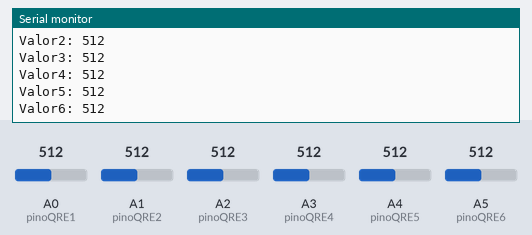
Simulated run of this sketch. Board: Arduino Mega 2560, built with avr-gcc and run on an emulated ATmega2560. Shown: the last lines printed to the serial monitor. Inputs (shaded band) come from the test bench; at power-on: A0 (pinoQRE1) = 512, A1 (pinoQRE2) = 512, A2 (pinoQRE3) = 512, A3 (pinoQRE4) = 512, A4 (pinoQRE5) = 512, A5 (pinoQRE6) = 512.

Above: at 1.8 s.
1.9 s: A0 (pinoQRE1) set to 716
3.4 s: A1 (pinoQRE2) set to 716
4.9 s: A2 (pinoQRE3) set to 716
6.4 s: A3 (pinoQRE4) set to 716
At 7.7 s:
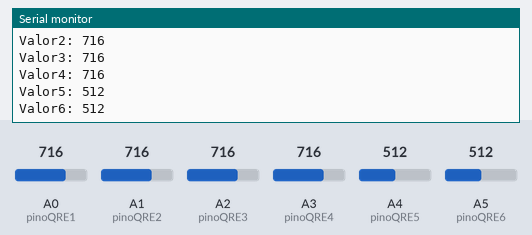
7.9 s: A4 (pinoQRE5) set to 716
At 8.9 s:
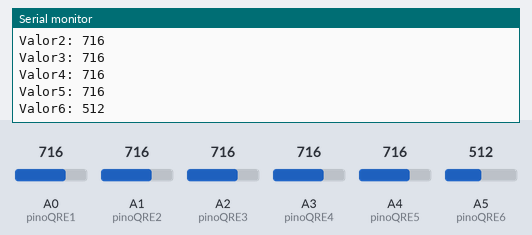
9.4 s: A5 (pinoQRE6) set to 716
At 11.1 s:
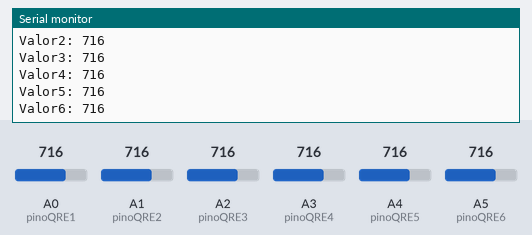
Timing chart, 0 to 11.9 s (numbered marks = the images above; inputs shaded):
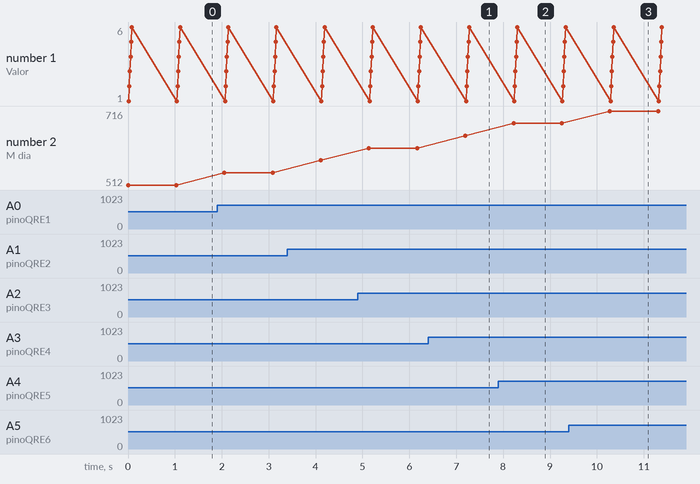

Measured:
- after the input at 6.4 s, the serial monitor: prints a new line after 0.80 s (image 1)
- after the input at 7.9 s, the serial monitor: prints a new line after 0.32 s (image 2)
- after the input at 9.4 s, the serial monitor: prints a new line after 0.88 s (image 3)
- plotted number 2: 512 → 546 after the input at 1.9 s, 546 → 580 after the input at 3.4 s, 580 → 614 after the input at 4.9 s, 614 → 648 after the input at 6.4 s, 648 → 682 after the input at 7.9 s

The sketch:

QRE_PrimeiroTeste.ino
```cpp
const int pinoQRE1 = A0;
const int pinoQRE2 = A1;
const int pinoQRE3 = A2;
const int pinoQRE4 = A3;
const int pinoQRE5 = A4;
const int pinoQRE6 = A5;
//const int pinoQRE7 = A6;// Arduino Mega
//const int pinoQRE8 = A7;// Arduino Mega

void setup(){
  Serial.begin(9600);
  pinMode(pinoQRE1, INPUT);
  pinMode(pinoQRE2, INPUT);
  pinMode(pinoQRE3, INPUT);
  pinMode(pinoQRE4, INPUT);
  pinMode(pinoQRE5, INPUT);
  pinMode(pinoQRE6, INPUT);
 // pinMode(pinoQRE7, INPUT);
 // pinMode(pinoQRE8, INPUT);
  }

void loop(){
  int QRE_Value1 = analogRead(pinoQRE1);
  int QRE_Value2 = analogRead(pinoQRE2);
  int QRE_Value3 = analogRead(pinoQRE3);
  int QRE_Value4 = analogRead(pinoQRE4);
  int QRE_Value5 = analogRead(pinoQRE5);
  int QRE_Value6 = analogRead(pinoQRE6);
  // int QRE_Value7 = analogRead(pinoQRE7);
  // int QRE_Value8 = analogRead(pinoQRE8);
  int mediaQRE = (QRE_Value1 + QRE_Value2 + QRE_Value3 + QRE_Value4 + QRE_Value5 + QRE_Value6) / 6; // Soma todos os valores e divide pela quantidade de números no conjunto
  Serial.print("Média: ");
  Serial.println(mediaQRE);
  Serial.print("Valor1: ");
  Serial.println(QRE_Value1);
  Serial.print("Valor2: ");
  Serial.println(QRE_Value2);
  Serial.print("Valor3: ");
  Serial.println(QRE_Value3);
  Serial.print("Valor4: ");
  Serial.println(QRE_Value4);
  Serial.print("Valor5: ");
  Serial.println(QRE_Value5);
  Serial.print("Valor6: ");
  Serial.println(QRE_Value6);
  delay(1000);
}
```
